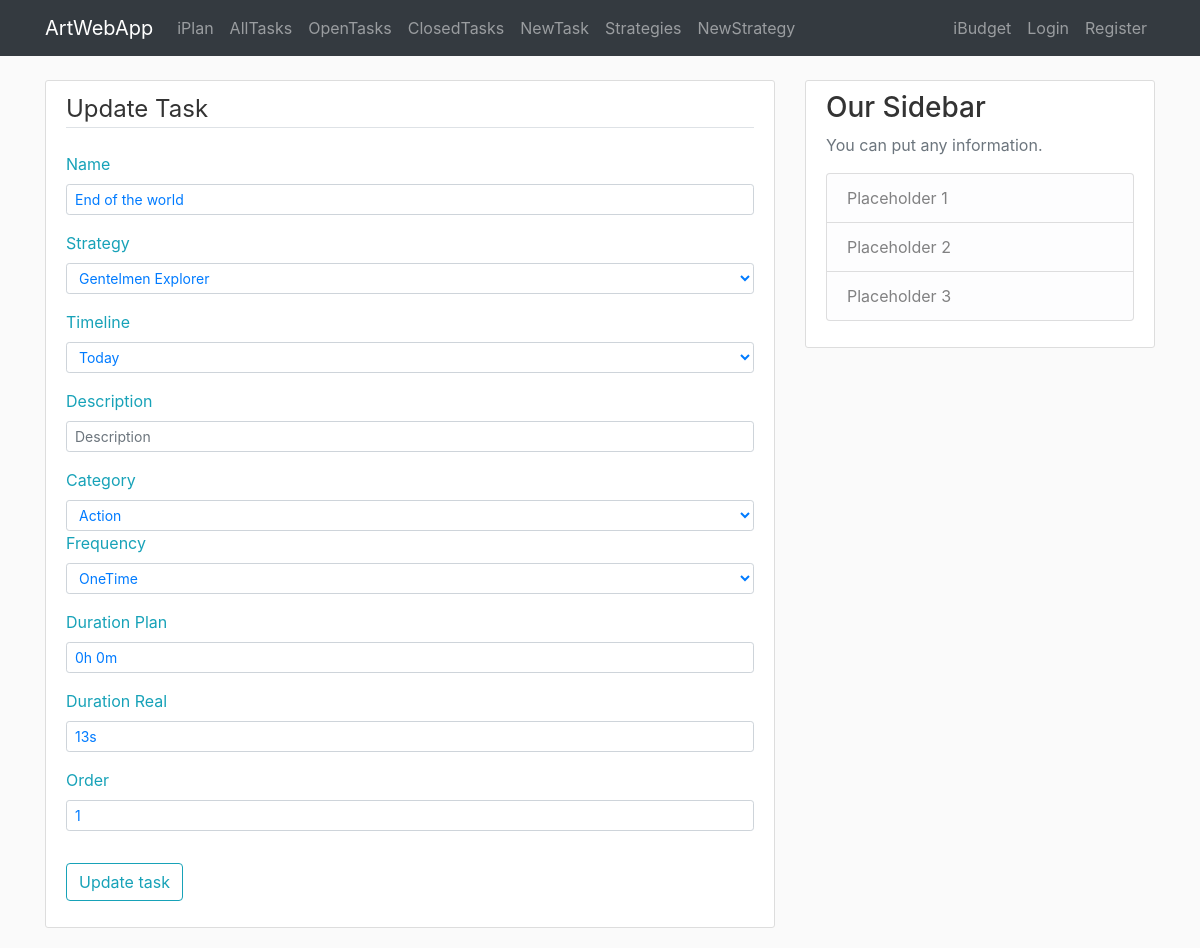
Page /iplan/task/update/22 on the earlier database version.
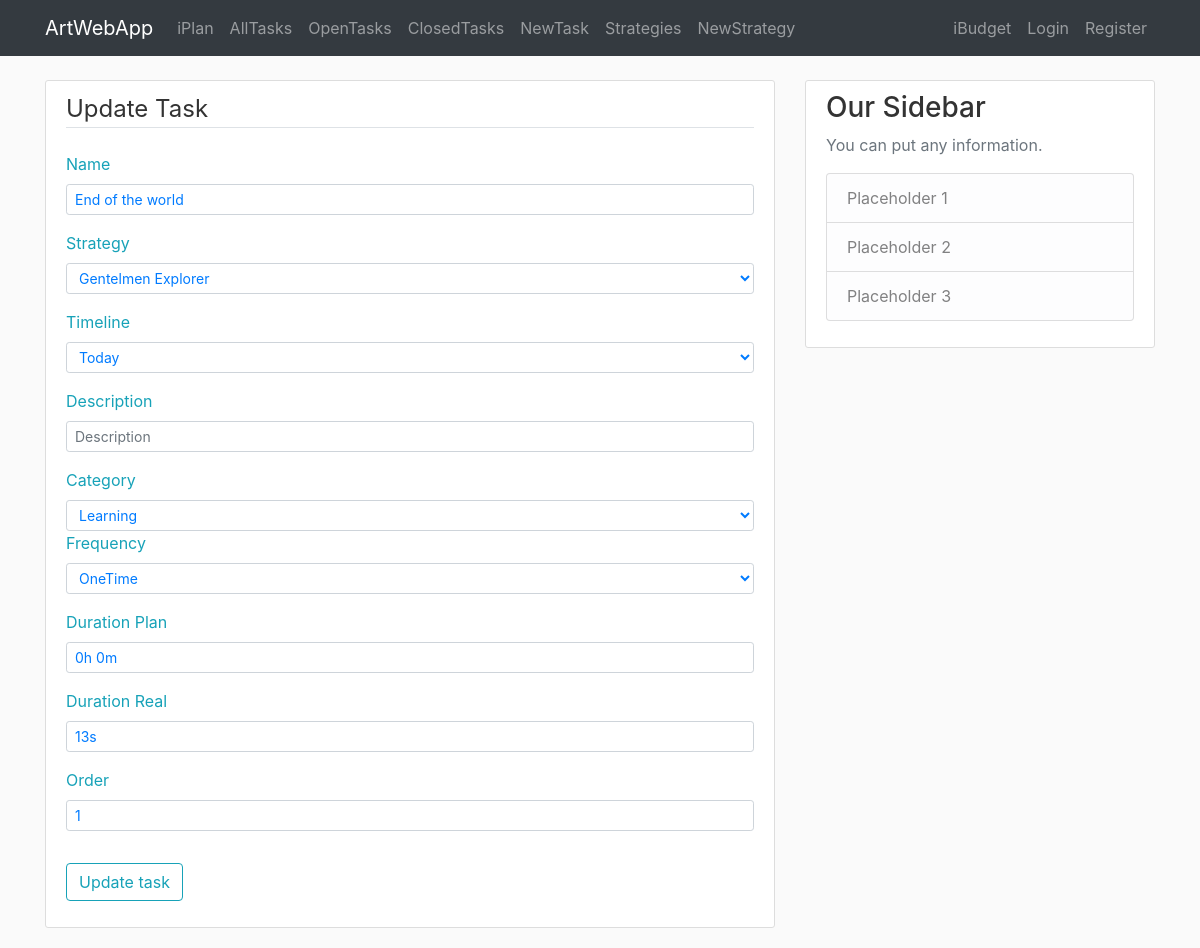
Same page on the later database version.
### awa/iplan/models.py (models this page shows, shortened)
class Task(db.Model):
    id = db.Column(db.Integer, primary_key=True)
    name = db.Column(db.String(140), nullable=False)
    desc = db.Column(db.Text)
    category = db.Column(db.String(20))
    frequency = db.Column(db.String(10))
    time_creation = db.Column(db.DateTime, default=datetime.utcnow)
    time_completion = db.Column(db.DateTime)
    time_line = db.Column(db.DateTime)
    duration_plan = db.Column(db.Interval, nullable=False, default=timedelta(0))
    duration_real = db.Column(db.Interval, nullable=False, default=timedelta(0))
    timer_start = db.Column(db.DateTime)
    order = db.Column(db.Integer)
    id_strategy = db.Column(db.Integer, db.ForeignKey('strategy.id'), nullable=False)
    id_project = db.Column(db.Integer, db.ForeignKey('project.id'))

### awa/iplan/routes.py (the view)
@iplan.route('/iplan/task/update/<id_task>', methods=['GET', 'POST'])
def task_update(id_task):
    form_task = TaskForm()
    form_task.id_strategy.choices = [(item.id, item.name) for item in Strategy.query.all()]
    form_task.category.choices = TASK_CATEGORY_CHOICES
    form_task.frequency.choices = TASK_FREQUENCY_CHOICES
    form_task.time_line.choices = generate_fields_for_timeline()
    task = Task.query.get_or_404(id_task)
    if form_task.validate_on_submit():
        task.name = form_task.name.data
        task.id_strategy = form_task.id_strategy.data
        task.desc = form_task.desc.data
        task.category = dict(TASK_CATEGORY_CHOICES).get(form_task.category.data)
        task.frequency = dict(TASK_FREQUENCY_CHOICES).get(form_task.frequency.data)
        task.duration_plan = duration_from_string(form_task.duration_plan.data)
        task.duration_real = duration_from_string(form_task.duration_real.data)
        task.time_line = date.fromordinal(form_task.time_line.data)
        task.order = form_task.order.data
        db.session.commit()
        return redirect(url_for('iplan.task_open'))
    elif request.method == 'GET':
        form_task.name.data = task.name
        form_task.id_strategy.data = task.id_strategy
        form_task.desc.data = task.desc
        form_task.category.data = reverse_dict(TASK_CATEGORY_CHOICES).get(task.category, 1)
        form_task.frequency.data = reverse_dict(TASK_FREQUENCY_CHOICES).get(task.frequency, 1)
        form_task.duration_plan.data = string_from_duration(task.duration_plan)
        form_task.duration_real.data = string_from_duration(task.duration_real)
        form_task.order.data = task.order
        form_task.time_line.data = task.time_line.toordinal()
        form_task.submit.label.text = 'Update task'
    return render_template('iplan/task_edit.html', form_task=form_task, legend='Update Task')

### awa/iplan/forms.py
class TaskForm(FlaskForm):
    name = StringField(label='Name', validators=[DataRequired(), Length(min=1, max=140)])
    desc = StringField(label='Description')
    duration_plan = StringField(label='Duration Plan')  # Is converted to Interval with duration_from_string
    duration_real = StringField(label='Duration Real')
    category = SelectField(label='Category', coerce=int)
    time_line = SelectField(label='Timeline', coerce=int)
    frequency = SelectField(label='Frequency', coerce=int)
    order = IntegerField(label='Order')
    id_strategy = SelectField(label='Strategy', coerce=int)
    submit = SubmitField(label='Add Task')

### awa/iplan/utils.py (called while the page is built)
def reverse_dict(x):
    return {v: k for (k, v) in dict(x).items()}

### awa/templates/iplan/task_edit.html (shortened to what the changed rows need)
{% extends "layout.html" %}
{% block content %}
     <div class="content-section">
         <form method="POST" action="">
            <fieldset class="form-group">
                <div class="form-group">
                    {{ form_task.name.label(class="form-control-label text-info text-info") }}
                    {% if form_task.name.errors %}
                        {{ form_task.name(class="form-control form-control-sm is-invalid") }}
                        <div class="invalid-feedback">
                            {% for error in form_task.name.errors %}
                                <span>{{ error }}</span>
                            {% endfor %}
                        </div>
                    {% else %}
                        {{ form_task.name(class="form-control form-control-sm text-primary", placeholder='Task') }}
                    {% endif %}
                </div>
                <div class="form-group">
                    {{ form_task.id_strategy.label(class="form-control-label text-info text-info") }}
                    {% if form_task.id_strategy.errors %}
                        {{ form_task.id_strategy(class="form-control form-control-sm is-invalid") }}
                        <div class="invalid-feedback">
                            {% for error in form_task.id_strategy.errors %}
                                <span>{{ error }}</span>
                            {% endfor %}
                        </div>
                    {% else %}
                        {{ form_task.id_strategy(class="form-control form-control-sm text-primary", placeholder='Task') }}
                    {% endif %}
                </div>
                <div class="form-group">
                    {{ form_task.time_line.label(class="form-control-label text-info text-info") }}
                    {% if form_task.time_line.errors %}
                        {{ form_task.time_line(class="form-control form-control-sm is-invalid") }}
                        <div class="invalid-feedback">
                            {% for error in form_task.time_line.errors %}
                                <span>{{ error }}</span>
                            {% endfor %}
                        </div>
                    {% else %}
                        {{ form_task.time_line(class="form-control form-control-sm text-primary", placeholder='Task') }}
                    {% endif %}
                </div>
                <div class="form-group">
                    {{ form_task.desc.label(class="form-control-label text-info") }}
                    {% if form_task.desc.errors %}
                        {{ form_task.desc(class="form-control form-control-sm is-invalid") }}
                        <div class="invalid-feedback">
                            {% for error in form_task.desc.errors %}
                                <span>{{ error }}</span>
                            {% endfor %}
                        </div>
                    {% else %}
                        {{ form_task.desc(class="form-control form-control-sm text-primary", placeholder='Description') }}
                    {% endif %}
                </div>
                <div class="form-group">
                    {{ form_task.category.label(class="form-control-label text-info") }}
                    {% if form_task.category.errors %}
                        {{ form_task.category(class="form-control form-control-sm is-invalid") }}
                        <div class="invalid-feedback">
                            {% for error in form_task.category.errors %}
                                <span>{{ error }}</span>
                            {% endfor %}
                        </div>
                    {% else %}
                        {{ form_task.category(class="form-control form-control-sm text-primary", placeholder='Description') }}
                    {% endif %}
                <div class="form-group">
                    {{ form_task.frequency.label(class="form-control-label text-info") }}
                    {% if form_task.frequency.errors %}
                        {{ form_task.frequency(class="form-control form-control-sm is-invalid") }}
                        <div class="invalid-feedback">
                            {% for error in form_task.frequency.errors %}
                                <span>{{ error }}</span>
                            {% endfor %}
                        </div>
                    {% else %}
                        {{ form_task.frequency(class="form-control form-control-sm text-primary", placeholder='Description') }}
                    {% endif %}
                </div>
                </div>
                <div class="form-group">
                    {{ form_task.duration_plan.label(class="form-control-label text-info") }}
                    {% if form_task.duration_plan.errors %}
                        {{ form_task.duration_plan(class="form-control form-control-sm is-invalid") }}
                        <div class="invalid-feedback">
                            {% for error in form_task.duration_plan.errors %}
                                <span>{{ error }}</span>
                            {% endfor %}
                        </div>
                    {% else %}
                        {{ form_task.duration_plan(class="form-control form-control-sm text-primary", placeholder='0h 0m')}}
                    {% endif %}
                </div>
                <div class="form-group">
                    {{ form_task.duration_real.label(class="form-control-label text-info") }}
                    {% if form_task.duration_real.errors %}
                        {{ form_task.duration_real(class="form-control form-control-sm is-invalid") }}
                        <div class="invalid-feedback">
                            {% for error in form_task.duration_real.errors %}
                                <span>{{ error }}</span>
                            {% endfor %}
                        </div>
                    {% else %}
                        {{ form_task.duration_real(class="form-control form-control-sm text-primary", placeholder='0h 0m')}}
                    {% endif %}
                </div>
                <div class="form-group">
                    {{ form_task.order.label(class="form-control-label text-info") }}
                    {% if form_task.order.errors %}
                        {{ form_task.order(class="form-control form-control-sm is-invalid") }}
                        <div class="invalid-feedback">
                            {% for error in form_task.order.errors %}
                                <span>{{ error }}</span>
                            {% endfor %}
                        </div>
                    {% else %}
                        {{ form_task.order(class="form-control form-control-sm text-primary", placeholder='0')}}
                    {% endif %}
                </div>
            </fieldset>
        </form>
    </div>
{% endblock content %}

Differences in the rows shown:
changed Task "End of the world": category "Action" → "Learning"
